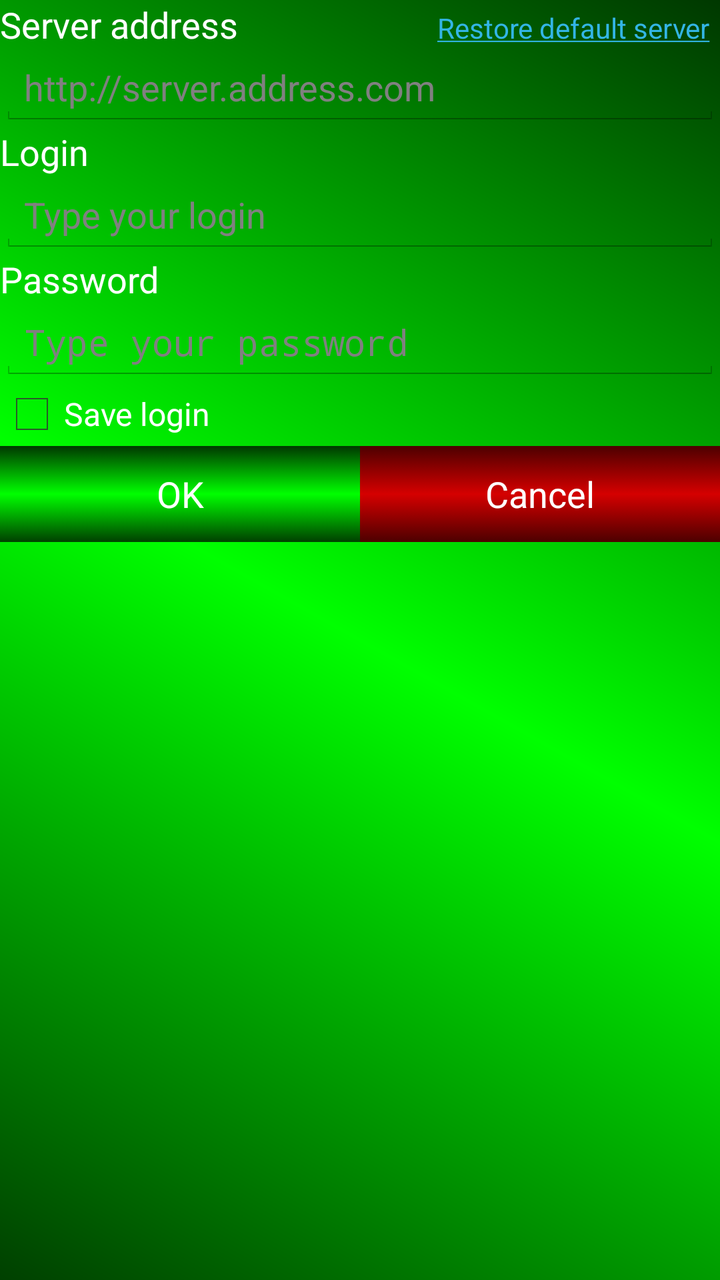
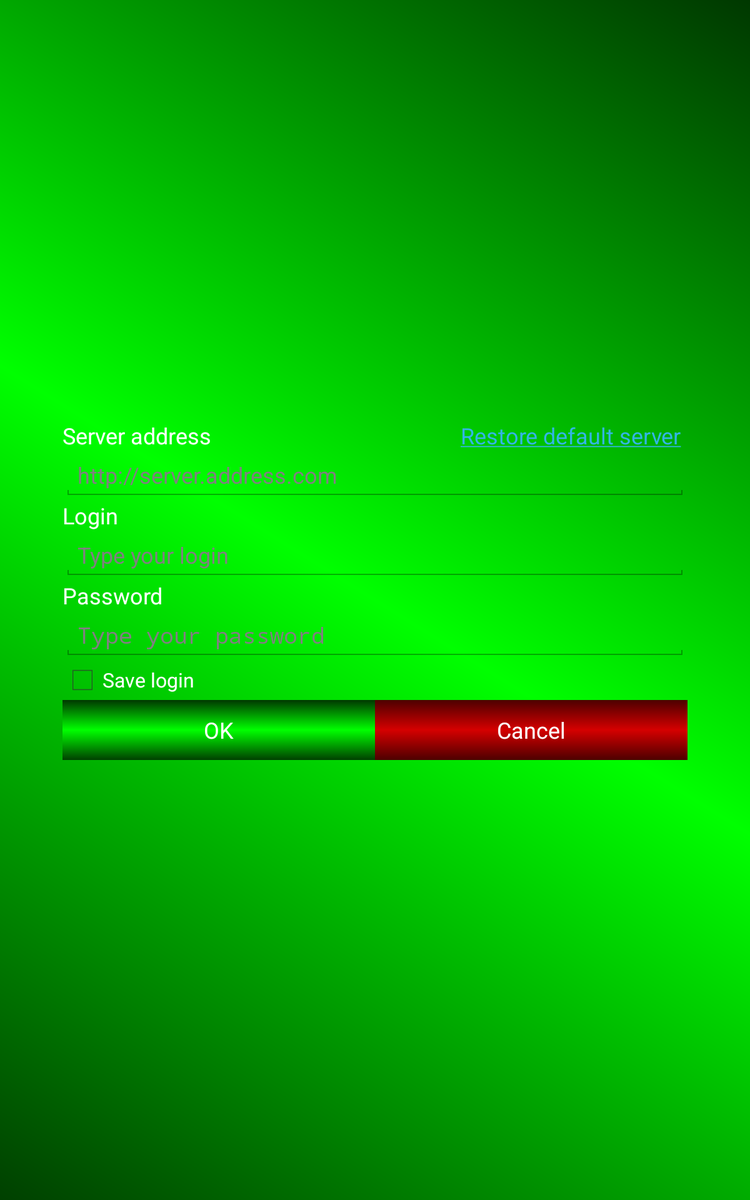

One screen, two layout resources from the same app: the default and the repository's alternative for another configuration. Each is rendered where Android would select it; the XML of both is given below.
<!-- AndroidManifest.xml: application theme AppTheme -->
<!-- res/layout/activity_login.xml -->
<?xml version="1.0" encoding="utf-8"?>
<LinearLayout xmlns:android="http://schemas.android.com/apk/res/android"
    android:layout_width="match_parent"
    android:layout_height="match_parent"
    android:background="@drawable/background_gradiente_verde"
    android:orientation="vertical"
    android:visibility="visible" >

    <LinearLayout
        android:id="@+id/layout_server_address"
        android:layout_width="match_parent"
        android:layout_height="wrap_content"
        android:orientation="vertical"
        android:visibility="visible" >

        <LinearLayout
            android:layout_width="match_parent"
            android:layout_height="wrap_content" >

            <TextView
                android:id="@+id/txtServerAddress"
                android:layout_width="0dp"
                android:layout_height="wrap_content"
                android:layout_weight="1"
                android:text="@string/server_address"
                android:textAppearance="?android:attr/textAppearanceMedium"
                android:textColor="@color/white" />

            <TextView
                android:id="@+id/txtvLoginRestoreDefaultServerAddress"
                android:layout_width="wrap_content"
                android:layout_height="wrap_content"
                android:paddingLeft="5dp"
                android:paddingRight="5dp"
                android:autoLink="all"
                android:clickable="true"
                android:gravity="center_horizontal"
                android:linksClickable="true"
                android:text="@string/restore_default_server_link" />

        </LinearLayout>

        <EditText
            android:id="@+id/edtServerAddress"
            android:layout_width="match_parent"
            android:layout_height="wrap_content"
            android:ems="10"
            android:hint="@string/server_address_hint"
            android:imeOptions="actionNext"
        	android:imeActionLabel="@string/next" />
    </LinearLayout>

    <TextView
        android:id="@+id/txtvLogin"
        android:layout_width="wrap_content"
        android:layout_height="wrap_content"
        android:text="@string/login"
        android:textAppearance="?android:attr/textAppearanceMedium"
        android:textColor="@color/white" />

    <EditText
        android:id="@+id/edtLogin"
        android:layout_width="match_parent"
        android:layout_height="wrap_content"
        android:ems="10"
        android:hint="@string/edtLogin_hint"
        android:inputType="text"
        android:imeOptions="actionNext"
        android:imeActionLabel="@string/next" >

        <requestFocus />
    </EditText>

    <TextView
        android:id="@+id/txtvPassword"
        android:layout_width="wrap_content"
        android:layout_height="wrap_content"
        android:text="@string/password"
        android:textAppearance="?android:attr/textAppearanceMedium"
        android:textColor="@color/white" />

    <EditText
        android:id="@+id/edtPassword"
        android:layout_width="match_parent"
        android:layout_height="wrap_content"
        android:ems="10"
        android:hint="@string/edtPassword_hint"
        android:inputType="textPassword"
        android:imeOptions="actionDone"
        android:imeActionLabel="@string/ok" />
    
    <LinearLayout
        android:id="@+id/llNewPassword"
        android:layout_width="match_parent"
        android:layout_height="wrap_content"
        android:orientation="vertical"
        android:visibility="gone" >

        <TextView
            android:id="@+id/txtvNewPassword"
            android:layout_width="wrap_content"
            android:layout_height="wrap_content"
            android:text="@string/new_password"
            android:textAppearance="?android:attr/textAppearanceMedium"
            android:textColor="@color/white" />

        <EditText
            android:id="@+id/edtNewPassword"
            android:layout_width="match_parent"
            android:layout_height="wrap_content"
            android:ems="10"
            android:hint="@string/type_your_new_password"
            android:inputType="textPassword"
            android:imeOptions="actionNext"
            android:imeActionLabel="@string/next" />

        <TextView
            android:id="@+id/txtvConfirmNewPassword"
            android:layout_width="wrap_content"
            android:layout_height="wrap_content"
            android:text="@string/confirm_new_password"
            android:textAppearance="?android:attr/textAppearanceMedium"
            android:textColor="@color/white" />

        <EditText
            android:id="@+id/edtConfirmNewPassword"
            android:layout_width="match_parent"
            android:layout_height="wrap_content"
            android:ems="10"
            android:hint="@string/type_your_new_password_again"
            android:imeActionLabel="@string/ok"
            android:imeOptions="actionDone"
            android:inputType="textPassword" />
    </LinearLayout>
    
    <CheckBox
        android:id="@+id/chkSaveLogin"
        android:layout_width="wrap_content"
        android:layout_height="wrap_content"
        android:text="@string/saveLogin"
        android:textColor="@color/white" />

    <LinearLayout
        android:layout_width="match_parent"
        android:layout_height="wrap_content" >

        <Button
            android:id="@+id/btnLoginOk"
            style="?android:attr/buttonBarButtonStyle"
            android:layout_width="0dp"
            android:layout_height="wrap_content"
            android:layout_weight="1"
            android:background="@drawable/selector_ok_button"
            android:text="@string/ok"
            android:textColor="@color/white"
            android:drawableLeft="@drawable/abc_ic_cab_done_holo_dark"
            android:drawablePadding="5dp"
            android:drawableStart="@drawable/abc_ic_cab_done_holo_dark"
            android:width="0dp" />

        <Button
            android:id="@+id/btnLoginCancel"
            style="?android:attr/buttonBarButtonStyle"
            android:layout_width="0dp"
            android:layout_height="wrap_content"
            android:layout_weight="1"
            android:background="@drawable/selector_cancel_button"
            android:text="@string/cancel"
            android:textColor="@color/white"
            android:drawableLeft="@drawable/abc_ic_clear_normal"
            android:drawablePadding="5dp"
            android:drawableStart="@drawable/abc_ic_clear_normal"
            android:width="0dp" />
        
    </LinearLayout>

    <ProgressBar
        android:id="@+id/progressBarLogin"
        style="?android:attr/progressBarStyleHorizontal"
        android:layout_width="match_parent"
        android:layout_height="wrap_content"
        android:indeterminate="true"
        android:max="100"
        android:progress="10"
        android:visibility="invisible" />

</LinearLayout>
<!-- resources referenced by this layout -->
<resources>
  <item name="white" type="color">#ffffff</item>
  <string name="cancel">Cancel</string>
  <string name="confirm_new_password">Confirme the new password</string>
  <string name="edtLogin_hint">Type your login</string>
  <string name="edtPassword_hint">Type your password</string>
  <string name="login">Login</string>
  <string name="new_password">New password</string>
  <string name="next">Next</string>
  <string name="ok">OK</string>
  <string name="password">Password</string>
  <string name="restore_default_server_link"><a href="http://www.restoreserver.com">Restore default server</a></string>
  <string name="saveLogin">Save login</string>
  <string name="server_address">Server address</string>
  <string name="server_address_hint">http://server.address.com</string>
  <string name="type_your_new_password">Type your new password</string>
  <string name="type_your_new_password_again">Type your new password again</string>
  <style name="AppTheme" parent="Theme.Cmi">
  
          
  
      </style>
  <!-- drawable backgroud_gradiente_desabilidado (drawable) -->
  <?xml version="1.0" encoding="utf-8"?>
  <shape xmlns:android="http://schemas.android.com/apk/res/android" >
      <gradient
          android:startColor="@color/white"
          android:centerColor="@color/gray"
          android:endColor="@color/white"
          android:angle="90"/>
  
  </shape>
  <!-- drawable background_gradiente_vermelho_invertido (drawable) -->
  <?xml version="1.0" encoding="utf-8"?>
  <shape xmlns:android="http://schemas.android.com/apk/res/android" >
  
      <gradient
  	    android:type="linear"
  	    android:centerX="50%"
          android:startColor="@color/red"
          android:centerColor="@color/red_deep"
          android:endColor="@color/red"
          android:angle="90"/>
  
  </shape>
  <item name="gray" type="color"> #9e9e9e</item>
  <item name="red_deep" type="color">#FF4D0000</item>
  <item name="red" type="color">#d50000</item>
  <style name="PopupMenu.Cmi" parent="@android:style/Widget.Holo.ListPopupWindow">
          <item name="android:popupBackground">@drawable/background_gradiente_verde</item>
      </style>
  <style name="DropDownListView.Cmi" parent="@android:style/Widget.Holo.ListView.DropDown">
          <item name="android:listSelector">@drawable/selectable_background_cmi</item>
          <item name="android:popupBackground">@drawable/background_gradiente_verde</item>
          <item name="android:textColor">@color/white</item>
      </style>
  <style name="ActionBarTabStyle.Cmi" parent="android:style/Widget.Holo.ActionBar.TabView">
          <item name="android:background">@drawable/tab_indicator_ab_cmi</item>
      </style>
  <style name="DropDownNav.Cmi" parent="@android:style/Widget.Holo.Spinner">
          <item name="android:background">@drawable/spinner_background_ab_cmi</item>
          <item name="android:popupBackground">@drawable/menu_dropdown_panel_cmi</item>
          <item name="android:dropDownSelector">@drawable/selectable_background_cmi</item>
      </style>
  <style name="ActionButton.CloseMode.Cmi" parent="@android:style/Widget.Holo.ActionButton.CloseMode">
          <item name="android:background">@drawable/btn_cab_done_cmi</item>
      </style>
  <style name="Theme.Cmi.Widget" parent="@android:style/Theme.Holo">
          <item name="android:popupMenuStyle">@style/PopupMenu.Cmi</item>
          <item name="android:dropDownListViewStyle">@style/DropDownListView.Cmi</item>
      </style>
  <!-- drawable background_gradiente_azul_selected_item (drawable) -->
  <?xml version="1.0" encoding="utf-8"?>
  <shape xmlns:android="http://schemas.android.com/apk/res/android" android:shape="rectangle">
  
      <gradient
  		android:type="linear"
  		android:centerX="50%"
  		android:angle="90"
  		android:startColor="#FF003333"
  		android:centerColor="#FF05C1FF"
  		android:endColor="#FF003333" />
  
  </shape>
  <style name="ProgressBar.Cmi" parent="@android:style/Widget.Holo.ProgressBar.Horizontal">
          <item name="android:progressDrawable">@drawable/progress_horizontal_cmi</item>
      </style>
</resources>
<!-- res/layout-large/activity_login.xml (the repository's variant of the layout above) -->
<!-- drawn on a 7-inch tablet held upright -->
<?xml version="1.0" encoding="utf-8"?>
<RelativeLayout xmlns:android="http://schemas.android.com/apk/res/android"
    android:id="@+id/RelativeLayout1"
    android:layout_width="match_parent"
    android:layout_height="match_parent"
    android:background="@drawable/background_gradiente_verde"
    android:visibility="visible" >

    <LinearLayout
        android:id="@+id/LinearLayout1"
        android:layout_width="500dp"
        android:layout_height="wrap_content"
        android:layout_centerHorizontal="true"
        android:layout_centerVertical="true"
        android:height="0dp"
        android:orientation="vertical"
        android:width="0dp" >

        <LinearLayout
            android:id="@+id/layout_server_address"
            android:layout_width="match_parent"
            android:layout_height="wrap_content"
            android:orientation="vertical"
            android:visibility="visible" >

            <LinearLayout
                android:layout_width="match_parent"
                android:layout_height="wrap_content"
                android:orientation="horizontal" >

                <TextView
                    android:id="@+id/txtServerAddress"
                    android:layout_width="0dp"
                    android:layout_height="wrap_content"
                    android:layout_weight="1"
                    android:text="@string/server_address"
                    android:textColor="@color/white"
                    android:textAppearance="?android:attr/textAppearanceMedium" />

                <TextView
                    android:id="@+id/txtvLoginRestoreDefaultServerAddress"
                    android:layout_width="wrap_content"
                    android:layout_height="wrap_content"
                    android:paddingLeft="5dp"
                    android:paddingRight="5dp"
                    android:autoLink="all"
                    android:clickable="true"
                    android:gravity="center_horizontal"
                    android:linksClickable="true"
                    android:text="@string/restore_default_server_link"
                    android:textAppearance="?android:attr/textAppearanceMedium" />

            </LinearLayout>

            <EditText
                android:id="@+id/edtServerAddress"
                android:layout_width="match_parent"
                android:layout_height="wrap_content"
                android:ems="10"
                android:hint="@string/server_address_hint"
                android:imeActionLabel="@string/next"
                android:imeOptions="actionNext" />
        </LinearLayout>

        <TextView
            android:id="@+id/txtvLogin"
            android:layout_width="wrap_content"
            android:layout_height="wrap_content"
            android:text="@string/login"
            android:textColor="@color/white"
            android:textAppearance="?android:attr/textAppearanceMedium" />

        <EditText
            android:id="@+id/edtLogin"
            android:layout_width="match_parent"
            android:layout_height="wrap_content"
            android:layout_weight="1"
            android:ems="10"
            android:hint="@string/edtLogin_hint"
            android:imeActionLabel="@string/next"
            android:imeOptions="actionNext"
            android:inputType="text" />

        <TextView
            android:id="@+id/txtvPassword"
            android:layout_width="wrap_content"
            android:layout_height="wrap_content"
            android:text="@string/password"
            android:textColor="@color/white"
            android:textAppearance="?android:attr/textAppearanceMedium" />

        <EditText
            android:id="@+id/edtPassword"
            android:layout_width="match_parent"
            android:layout_height="wrap_content"
            android:layout_weight="1"
            android:ems="10"
            android:hint="@string/edtPassword_hint"
            android:imeActionLabel="@string/ok"
            android:imeOptions="actionDone"
            android:inputType="textPassword" />
        
        <LinearLayout
        android:id="@+id/llNewPassword"
        android:layout_width="match_parent"
        android:layout_height="wrap_content"
        android:orientation="vertical"
        android:visibility="gone" >

        <TextView
            android:id="@+id/txtvNewPassword"
            android:layout_width="wrap_content"
            android:layout_height="wrap_content"
            android:text="@string/new_password"
            android:textAppearance="?android:attr/textAppearanceMedium"
            android:textColor="@color/white" />

        <EditText
            android:id="@+id/edtNewPassword"
            android:layout_width="match_parent"
            android:layout_height="wrap_content"
            android:ems="10"
            android:hint="@string/type_your_new_password"
            android:inputType="textPassword"
            android:imeOptions="actionNext"
            android:imeActionLabel="@string/next" />

        <TextView
            android:id="@+id/txtvConfirmNewPassword"
            android:layout_width="wrap_content"
            android:layout_height="wrap_content"
            android:text="@string/confirm_new_password"
            android:textAppearance="?android:attr/textAppearanceMedium"
            android:textColor="@color/white" />

        <EditText
            android:id="@+id/edtConfirmNewPassword"
            android:layout_width="match_parent"
            android:layout_height="wrap_content"
            android:ems="10"
            android:hint="@string/type_your_new_password_again"
            android:imeActionLabel="@string/ok"
            android:imeOptions="actionDone"
            android:inputType="textPassword" />
    </LinearLayout>

        <CheckBox
            android:id="@+id/chkSaveLogin"
            android:layout_width="wrap_content"
            android:layout_height="wrap_content"
            android:textColor="@color/white"
            android:text="@string/saveLogin" />

        <LinearLayout
            android:layout_width="match_parent"
            android:layout_height="wrap_content" >

            <Button
                android:id="@+id/btnLoginOk"
                style="?android:attr/buttonBarButtonStyle"
                android:layout_width="0dp"
                android:layout_height="wrap_content"
                android:layout_weight="1"
                android:text="@string/ok"
                android:textColor="@color/white"
                android:background="@drawable/selector_ok_button"
                android:drawableLeft="@drawable/abc_ic_cab_done_holo_dark"
            	android:drawablePadding="5dp"
            	android:drawableStart="@drawable/abc_ic_cab_done_holo_dark"
                android:width="0dp" />

            <Button
                android:id="@+id/btnLoginCancel"
                style="?android:attr/buttonBarButtonStyle"
                android:layout_width="0dp"
                android:layout_height="wrap_content"
                android:layout_weight="1"
                android:text="@string/cancel"
                android:background="@drawable/selector_cancel_button"
                android:textColor="@color/white"
                android:drawableLeft="@drawable/abc_ic_clear_normal"
            	android:drawablePadding="5dp"
            	android:drawableStart="@drawable/abc_ic_clear_normal"
                android:width="0dp" />
        </LinearLayout>

        <ProgressBar
            android:id="@+id/progressBarLogin"
            style="?android:attr/progressBarStyleHorizontal"
            android:layout_width="match_parent"
            android:layout_height="wrap_content"
            android:indeterminate="true"
            android:max="100"
            android:progress="10"
            android:visibility="invisible" />
    </LinearLayout>

</RelativeLayout>
